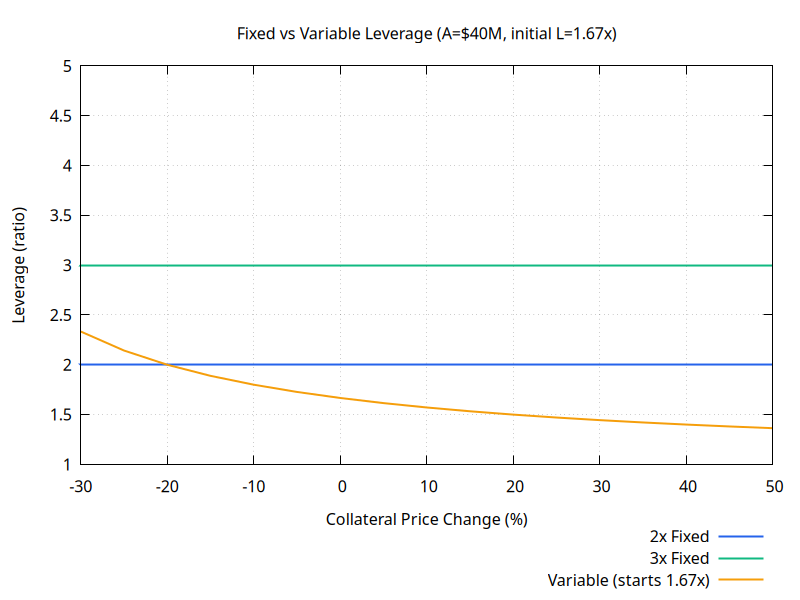

Source code (gnuplot):
set terminal pngcairo size 800,600 background "#ffffff"
set grid
set key bmargin
set style line 1 lc rgb "#2563eb" lw 2
set style line 2 lc rgb "#10b981" lw 2
set style line 3 lc rgb "#f59e0b" lw 2
set style line 4 lc rgb "#dc2626" lw 2
set style line 5 lc rgb "#8b5cf6" lw 2
set output "fixed-leverage-comparison.png"
set title "Fixed vs Variable Leverage (A=$40M, initial L=1.67x)"
set xlabel "Collateral Price Change (%)"
set ylabel "Leverage (ratio)"
set xrange [-30:50]
set yrange [1:5]

plot '-' using 1:2 with lines ls 1 title '2x Fixed', \
     '-' using 1:2 with lines ls 2 title '3x Fixed', \
     '-' using 1:2 with lines ls 3 title 'Variable (starts 1.67x)'
-30  2
50  2
e
-30  3
50  3
e
-30  2.33333
-25  2.14286
-20  2
-15  1.88889
-10  1.8
-5  1.72727
0  1.66667
5  1.61538
10  1.57143
15  1.53333
20  1.5
25  1.47059
30  1.44444
35  1.42105
40  1.4
45  1.38095
50  1.36364
e
